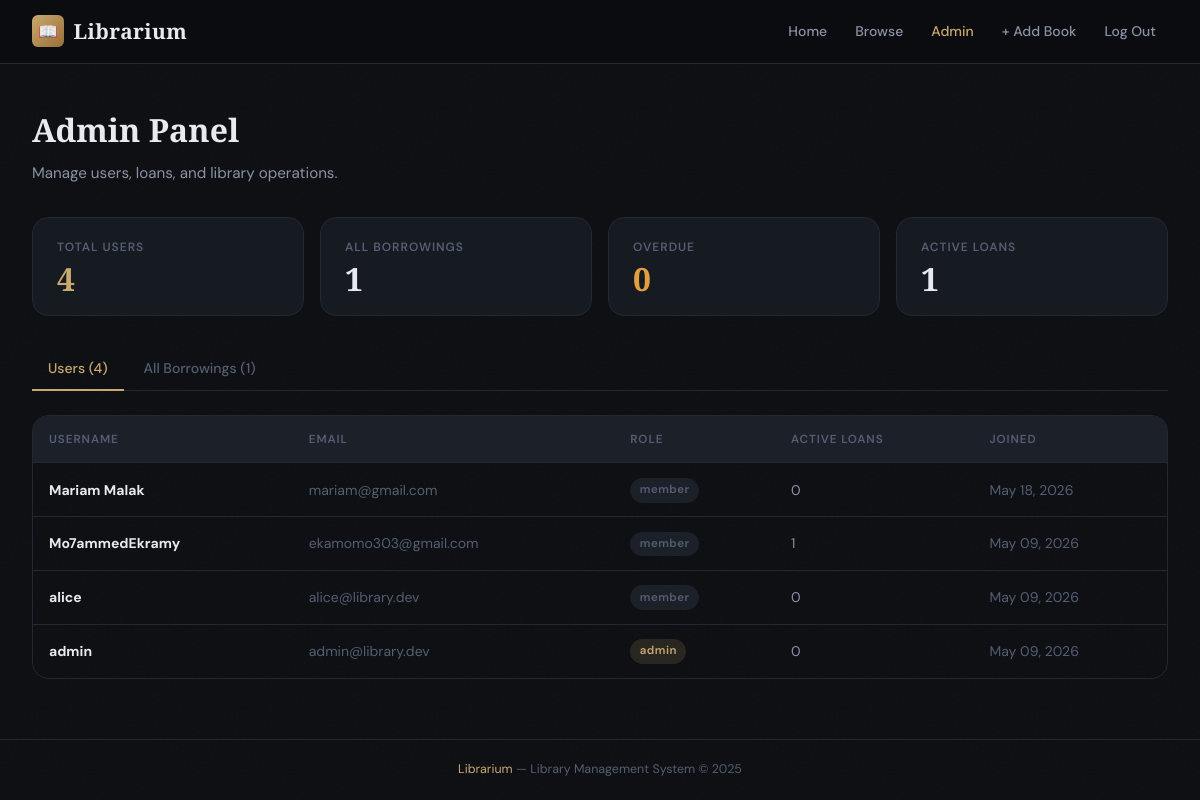
The page /admin (signed in) on the database its author committed.
### models.py (models this page shows, shortened)
class User(db.Model):
    __tablename__ = "users"
    id = db.Column(db.Integer, primary_key=True)
    username = db.Column(db.String(80), unique=True, nullable=False, index=True)
    email = db.Column(db.String(120), unique=True, nullable=False, index=True)
    password_hash = db.Column(db.String(256), nullable=False)
    role = db.Column(db.String(20), nullable=False, default="member")  # 'admin' | 'member'
    created_at = db.Column(db.DateTime, default=datetime.utcnow)
    borrowings = db.relationship("Borrowing", backref="user", lazy="dynamic")
    @property
    def is_admin(self):
        return self.role == "admin"
    @property
    def active_borrowings_count(self):
        return self.borrowings.filter_by(status="borrowed").count()

### routes.py (the view)
@main.route("/admin")
@admin_required
def admin_panel():
    users = User.query.order_by(User.created_at.desc()).all()
    all_borrowings = (
        Borrowing.query
        .join(User).join(Book)
        .order_by(Borrowing.borrow_date.desc())
        .all()
    )
    overdue = [b for b in all_borrowings if b.is_overdue]
    return render_template("admin.html", users=users, all_borrowings=all_borrowings, overdue=overdue, now=datetime.utcnow())

### models.py (called while the page is built)
    @property
    def is_overdue(self):
        if self.status == "borrowed" and self.due_date:
            return datetime.utcnow() > self.due_date
        return False

### routes.py (called while the page is built)
def admin_required(f):
    @wraps(f)
    def decorated(*args, **kwargs):
        if "user_id" not in session:
            flash("Please log in to continue.", "warning")
            return redirect(url_for("main.login"))
        user = User.query.get(session["user_id"])
        if not user or not user.is_admin:
            flash("Administrator access required.", "danger")
            return redirect(url_for("main.dashboard"))
        return f(*args, **kwargs)
    return decorated

def current_user():
    if "user_id" in session:
        return User.query.get(session["user_id"])
    return None

@main.context_processor
def inject_user():
    return {"current_user": current_user()}

### templates/admin.html (shortened to what this page needs)
{% extends "base.html" %}
{% block content %}
<div class="page-header">
  <h1>Admin Panel</h1>
  <p>Manage users, loans, and library operations.</p>
</div>
<div class="stats-grid" style="grid-template-columns:repeat(auto-fit,minmax(160px,1fr))">
  <div class="stat-card">
    <span class="stat-label">Total Users</span>
    <span class="stat-value accent">{{ users|length }}</span>
  </div>
  <div class="stat-card">
    <span class="stat-label">All Borrowings</span>
    <span class="stat-value">{{ all_borrowings|length }}</span>
  </div>
  <div class="stat-card">
    <span class="stat-label">Overdue</span>
    <span class="stat-value" style="color:var(--warning)">{{ overdue|length }}</span>
  </div>
  <div class="stat-card">
    <span class="stat-label">Active Loans</span>
    <span class="stat-value">{{ all_borrowings|selectattr('status','equalto','borrowed')|list|length }}</span>
  </div>
</div>
<div class="tabs">
  <a class="tab active" href="#users" onclick="showTab('users',this)">Users ({{ users|length }})</a>
  <a class="tab" href="#loans" onclick="showTab('loans',this)">All Borrowings ({{ all_borrowings|length }})</a>
</div>
<div id="tab-users">
  <div class="table-wrap">
    <table>
      <thead>
        <tr><th>Username</th><th>Email</th><th>Role</th><th>Active Loans</th><th>Joined</th></tr>
      </thead>
      <tbody>
        {% for u in users %}
        <tr>
          <td><strong>{{ u.username }}</strong></td>
          <td class="text-muted">{{ u.email }}</td>
          <td><span class="badge badge-{{ u.role }}">{{ u.role }}</span></td>
          <td>{{ u.active_borrowings_count }}</td>
          <td class="text-muted">{{ u.created_at.strftime('%b %d, %Y') }}</td>
        </tr>
        {% endfor %}
      </tbody>
    </table>
  </div>
</div>
{% endblock %}

### static/css/style.css (style rules this page uses)
*, *::before, *::after { box-sizing: border-box; margin: 0; padding: 0; }
:root { --bg-base: #0b0d11; --bg-surface: #111318; --bg-card: #161a21; --bg-elevated: #1c2029; --border: #242830; --border-glow: #2e3545; --text-primary: #e8eaf0; --text-secondary: #8b92a5; --text-muted: #555e72; --accent: #c8a96e; --accent-dim: rgba(200,169,110,.15); --accent-hover:#dfc08a; --danger: #e05c6e; --danger-dim: rgba(224,92,110,.15); --success: #5db88a; --success-dim: rgba(93,184,138,.15); --info: #5b9bd5; --info-dim: rgba(91,155,213,.15); --warning: #e0a040; --radius-sm: 6px; --radius: 10px; --radius-lg: 16px; --shadow: 0 4px 24px rgba(0,0,0,.45); --shadow-lg: 0 8px 48px rgba(0,0,0,.6); --font-display: 'Playfair Display', Georgia, serif; --font-body: 'DM Sans', system-ui, sans-serif; --font-mono: 'DM Mono', monospace; }
html { font-size: 16px; scroll-behavior: smooth; }
body { background: var(--bg-base); color: var(--text-primary); font-family: var(--font-body); font-weight: 400; line-height: 1.6; min-height: 100vh; display: flex; flex-direction: column; }
body::before { content: ''; position: fixed; inset: 0; z-index: 0; pointer-events: none; background-size: 200px; }
.stats-grid { display: grid; grid-template-columns: repeat(auto-fit, minmax(180px, 1fr)); gap: 1rem; margin-bottom: 2rem; }
.stat-card { background: var(--bg-card); border: 1px solid var(--border); border-radius: var(--radius-lg); padding: 1.25rem 1.5rem; display: flex; flex-direction: column; gap: .35rem; transition: border-color .2s; }
.stat-label { font-size: .75rem; color: var(--text-muted); font-weight: 600; letter-spacing: .08em; text-transform: uppercase; }
.stat-value { font-size: 2rem; font-weight: 700; color: var(--text-primary); font-family: var(--font-display); line-height: 1; }
.stat-value.accent { color: var(--accent); }
.table-wrap { overflow-x: auto; border-radius: var(--radius-lg); border: 1px solid var(--border); }
table { width: 100%; border-collapse: collapse; }
th { background: var(--bg-elevated); color: var(--text-muted); font-size: .73rem; font-weight: 600; letter-spacing: .08em; text-transform: uppercase; padding: .85rem 1rem; text-align: left; }
td { padding: .85rem 1rem; border-top: 1px solid var(--border); font-size: .875rem; color: var(--text-secondary); }
td strong { color: var(--text-primary); }
.badge { display: inline-flex; align-items: center; padding: .2rem .6rem; border-radius: 999px; font-size: .72rem; font-weight: 600; letter-spacing: .04em; }
.badge-admin { background: var(--accent-dim); color: var(--accent); }
.badge-member { background: var(--bg-elevated); color: var(--text-muted); }
.page-header { margin-bottom: 2rem; }
.page-header h1 { font-family: var(--font-display); font-size: 2rem; font-weight: 700; color: var(--text-primary); }
.page-header p { color: var(--text-secondary); font-size: .95rem; margin-top: .35rem; }
.tabs { display: flex; gap: .25rem; border-bottom: 1px solid var(--border); margin-bottom: 1.5rem; }
.tab { padding: .6rem 1rem; font-size: .875rem; font-weight: 500; color: var(--text-muted); cursor: pointer; border-bottom: 2px solid transparent; margin-bottom: -1px; transition: all .2s; text-decoration: none; }
.tab.active { color: var(--accent); border-bottom-color: var(--accent); }
.text-muted { color: var(--text-muted); }

### rows shown on the page
User: username "Mariam Malak", email "mariam@gmail.com", role "member", active_borrowings_count "0", created_at "May 18, 2026"
User: username "Mo7ammedEkramy", email "ekamomo303@gmail.com", role "member", active_borrowings_count "1", created_at "May 09, 2026"
User: username "alice", email "alice@library.dev", role "member", active_borrowings_count "0", created_at "May 09, 2026"
User: username "admin", email "admin@library.dev", role "admin", active_borrowings_count "0", created_at "May 09, 2026"

### other values the page prints
{{ users|length }} "4"
{{ all_borrowings|length }} "1"
{{ overdue|length }} "0"
{{ all_borrowings|selectattr('status','equalto','borrowed')|list|length }} "1"
{{ 2025 }} "2025"
